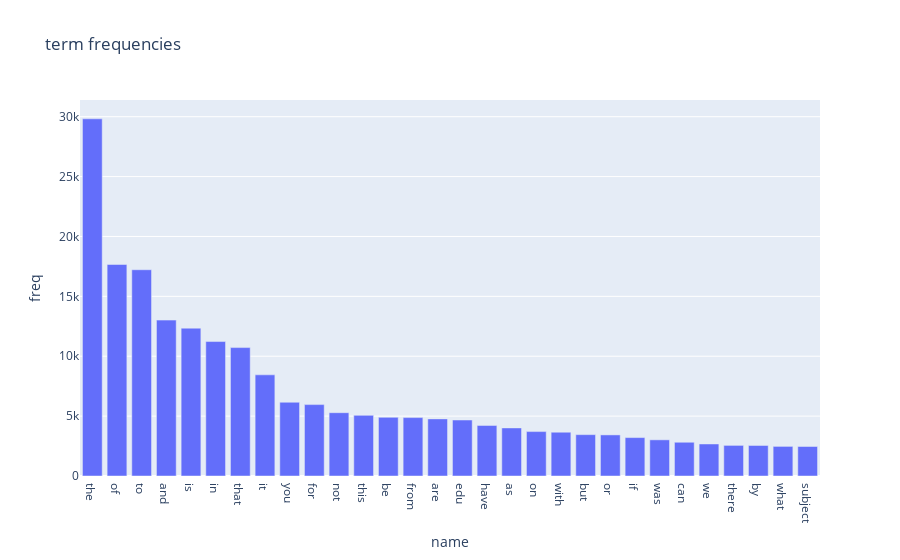

The code cell stored with this chart in its notebook:
### Markdown cell above
### >>> **Exercise 14 (take home):** 
The chart above contains all the vocabulary, and it's computationally intensive to both compute and visualize. Can you efficiently reduce the number of terms you want to visualize as an exercise.

### Code cell
# Answer here

# sort to reduce

tmp_df = pd.DataFrame({'name': count_vect.get_feature_names_out(), 'freq': term_frequencies})
tmp_df_sorted = tmp_df.sort_values(by='freq', ascending=False)


px.bar(tmp_df_sorted.iloc[:30],
        x='name', y='freq',
        title='term frequencies',
        labels={'x':'term', 'y':'frequency'},
)

### Figure 1 — Plotly figure (JSON) as saved in the notebook; plotly's stock layout.template omitted (floating-point values rounded to 4 significant figures)
{"data": [{"alignmentgroup": "True", "hovertemplate": "name=%{x}<br>freq=%{y}<extra></extra>", "legendgroup": "", "marker": {"color": "#636efa", "pattern": {"shape": ""}}, "name": "", "offsetgroup": "", "orientation": "v", "showlegend": false, "textposition": "auto", "type": "bar", "x": ["the", "of", "to", "and", "is", "in", "that", "it", "you", "for", "not", "this", "be", "from", "are", "edu", "have", "as", "on", "with", "but", "or", "if", "was", "can", "we", "there", "by", "what", "subject"], "xaxis": "x", "y": [29825, 17660, 17222, 13017, 12343, 11226, 10723, 8447, 6157, 5962, 5285, 5063, 4898, 4877, 4769, 4675, 4218, 4015, 3709, 3655, 3453, 3432, 3208, 3020, 2818, 2674, 2556, 2548, 2472, 2464], "yaxis": "y"}], "layout": {"barmode": "relative", "legend": {"tracegroupgap": 0}, "title": {"text": "term frequencies"}, "xaxis": {"anchor": "y", "domain": [0, 1], "title": {"text": "name"}}, "yaxis": {"anchor": "x", "domain": [0, 1], "title": {"text": "freq"}}}}
